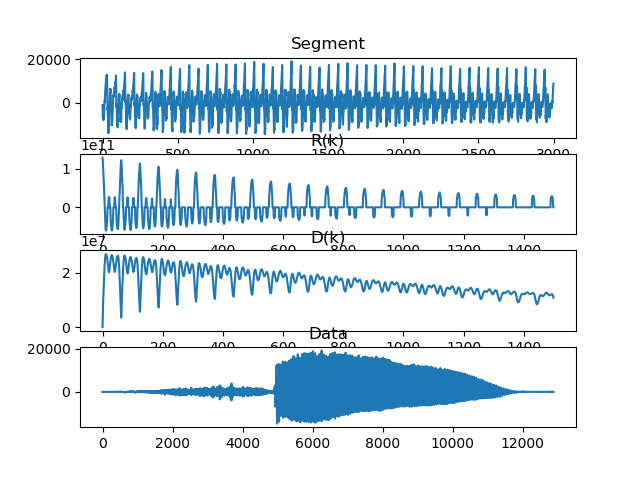

Source code (Python):
import numpy as np
from scipy.io.wavfile import read
import matplotlib.pyplot as plt
AudioName = "xe.wav" # Audio File
fs, data = read(AudioName)
N= 3000
K= 1500
base_id = 5000
R = np.zeros((K,))
D = np.zeros((K,))
seg= data[base_id:base_id+N]
seg = seg.astype('float')
for k  in range(0, K, 1):
	for n in range(0, N-k,1):
		R[k] += seg[n]*seg[n+k]

R[abs(R)<2e10] =0
for k  in range(0, K, 1):
	for m in range(0, N-k, 1):
		D[k] += abs(seg[m]- seg[m-k])
#r = np.correlate(data, data, mode='full')
plt, (ax1, ax2, ax3, ax4) = plt.subplots(4,1, sharex = False)
ax1.plot(seg)
ax1.set_title("Segment")
ax2.plot(R)
ax2.set_title("R(k)")
ax3.plot(D)
ax3.set_title("D(k)")
ax4.plot(data)
ax4.set_title("Data")
plt.show()
# plt.savefig("bai4.png")

